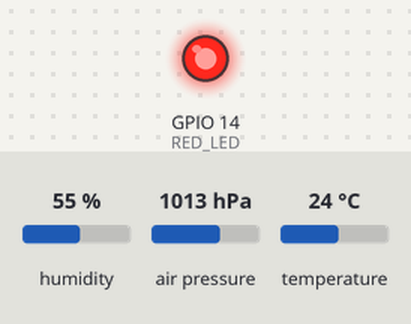
A sketch run on a simulated ESP32. On the bench: output pins drawn as LEDs (lit = HIGH). Inputs (shaded band) come from the test bench; at power-on: temperature 24 °C, humidity 55 %, air pressure 1013 hPa. What the sketch prints to the serial monitor is not drawn.

Above: at 2.8 s.
2.9 s: temperature set to 17.5 °C
5.6 s: temperature set to 16.5 °C
At 6.4 s:
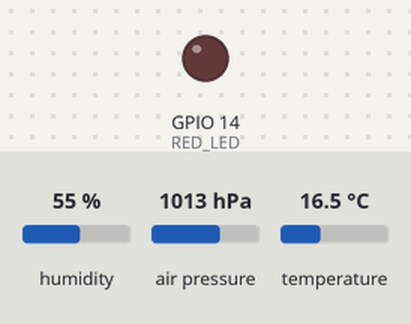
8.3 s: temperature set to 19 °C
At 11.1 s:
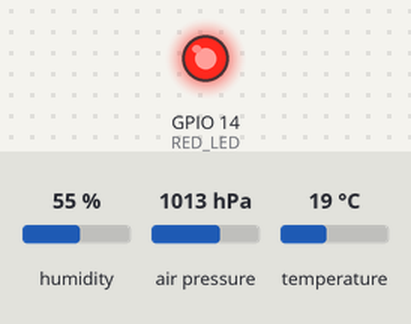
11.5 s: temperature set to 12 °C
At 12.8 s:
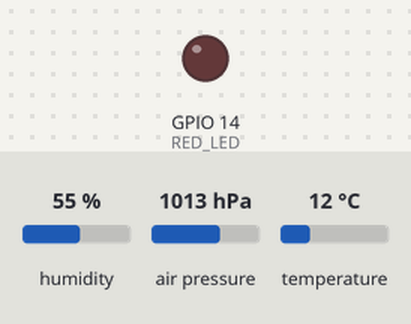
Timing chart, 0 to 14.5 s (numbered marks = the images above; inputs shaded):
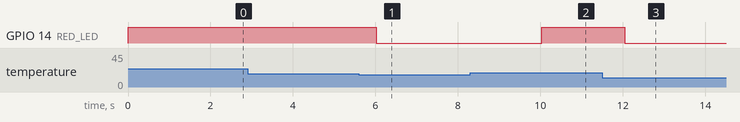

The sketch:

BME280_Temperature.ino
```cpp
#include <Wire.h>
#include <Adafruit_Sensor.h>
#include <Adafruit_BME280.h>

Adafruit_BME280 bme;


#define SDA_PIN 17
#define SCL_PIN 16

// Pin for Red LED
#define RED_LED 14

void setup() {
  Serial.begin(115200);
  Wire.begin(SDA_PIN, SCL_PIN);


  pinMode(RED_LED, OUTPUT);

  if (!bme.begin(0x76)) {
    Serial.println("Could not find a valid BME280 sensor, check wiring!");
    while (1);
  }

  Serial.println("BME280 Sensor Found!");
}

void loop() {
  float temperature = bme.readTemperature();
  float humidity = bme.readHumidity();
  float pressure = bme.readPressure() / 100.0F; // Convert Pa to hPa

  // Check the temperature range and display accordingly
  if (temperature <= 17) {
    // Turn off Red LED when temperature is safe
    digitalWrite(RED_LED, LOW);

    Serial.print("Temperature: ");
    Serial.print(temperature);
    Serial.println(" °C");
  } else {
    // Turn on Red LED when temperature is high
    digitalWrite(RED_LED, HIGH);

    Serial.print("🔴High Temperature: ");
    Serial.print(temperature);
    Serial.println(" °C");
  }

  // Always display humidity and pressure
  Serial.print("Humidity: ");
  Serial.print(humidity);
  Serial.println(" %");

  Serial.print("Pressure: ");
  Serial.print(pressure);
  Serial.println(" hPa");

  Serial.println("----------------------");

  delay(2000);  // Wait before the next reading
}
```

Measured:
- the behaviour switches between 17.1 and 17 °C on temperature (found by bisection; images 0 and 1)
- after the input at 2.9 s, every drawn part: stays the same
- after the input at 5.6 s, GPIO 14 (RED_LED): HIGH → LOW after 0.42 s
- after the input at 8.3 s, GPIO 14 (RED_LED): LOW → HIGH after 1.7 s
- after the input at 11.5 s, GPIO 14 (RED_LED): HIGH → LOW after 0.54 s
